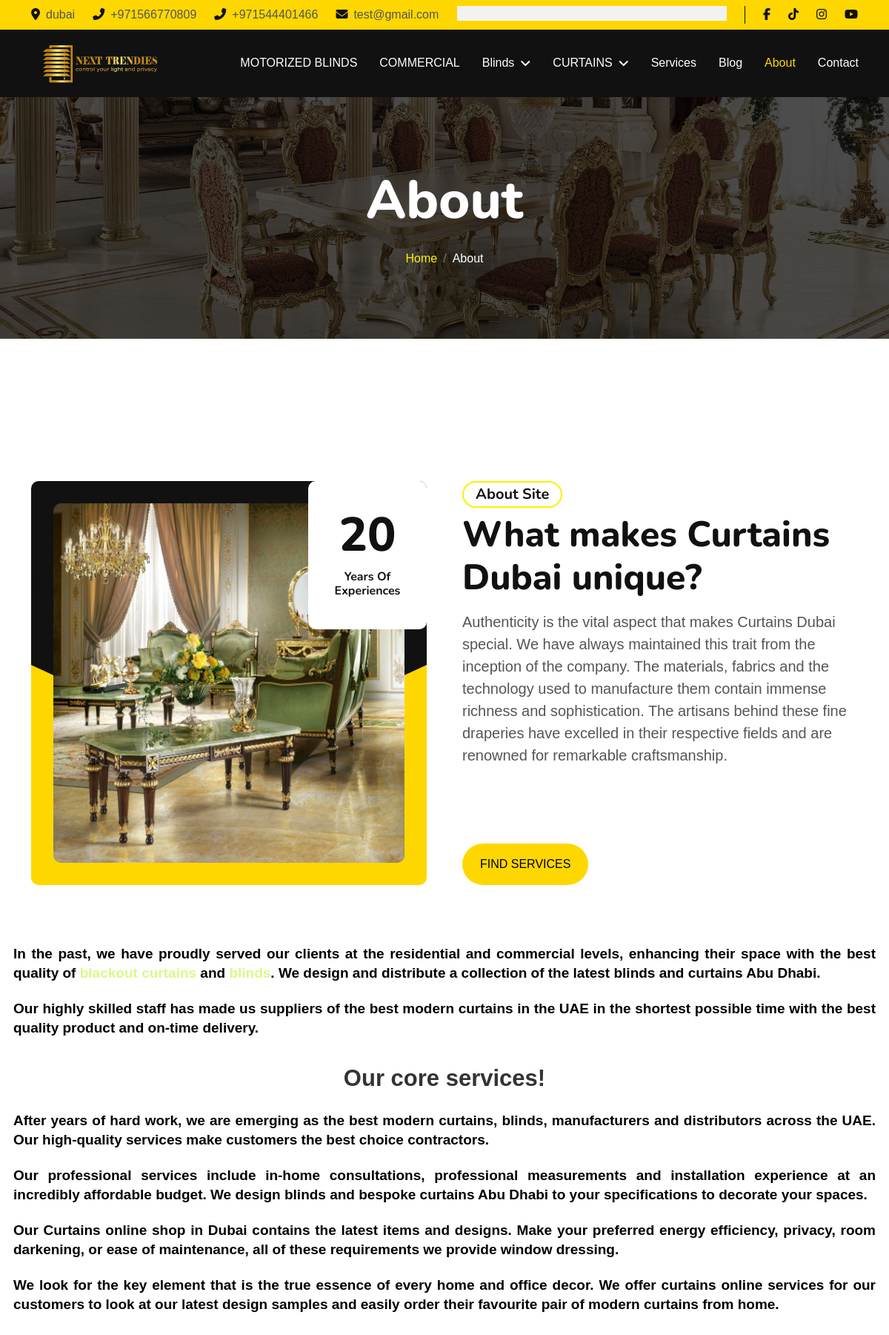
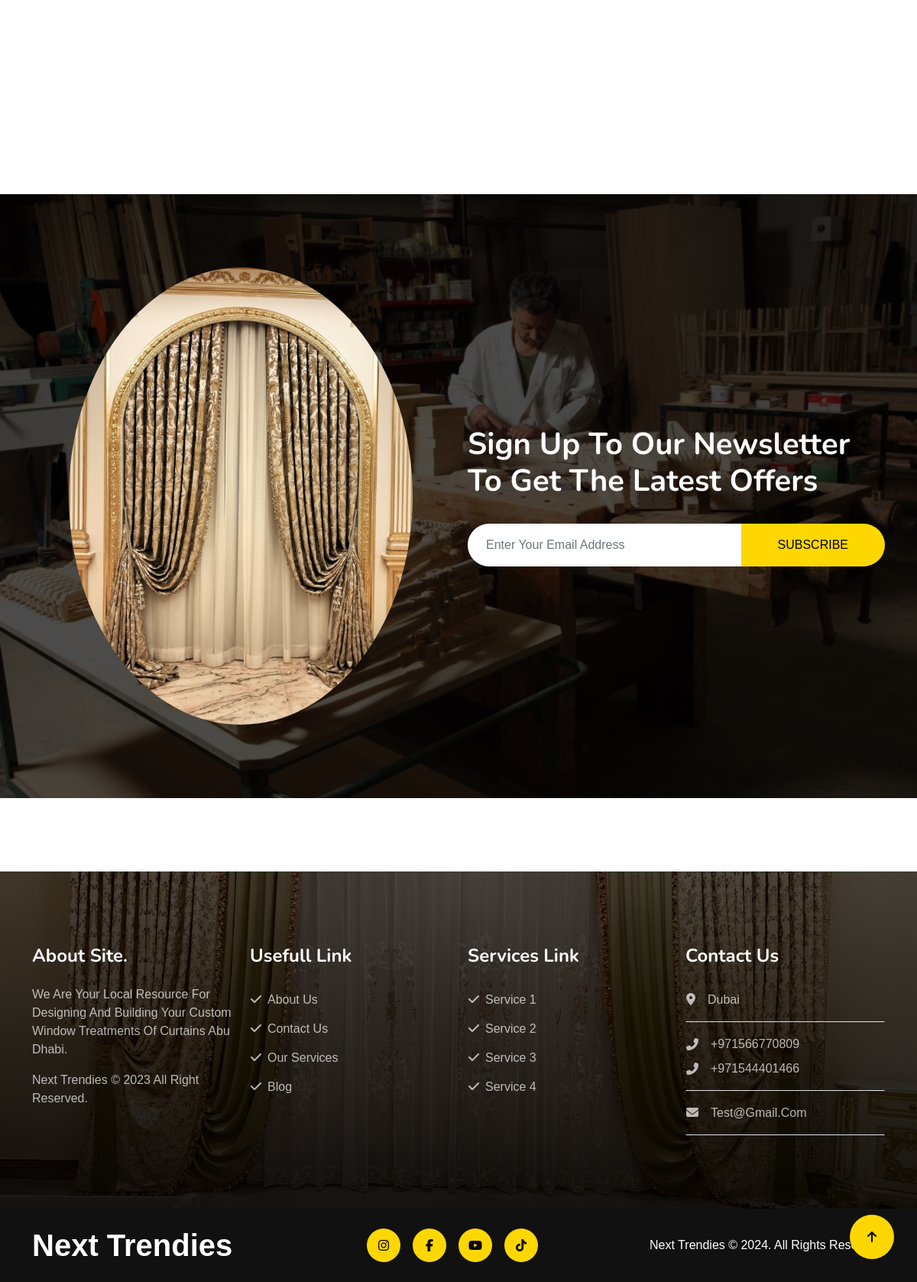
The page /about/ on the database its author committed (2 pictures, top to bottom).
### settings/models.py (models this page shows, shortened)
class Settings(models.Model):
    site_name = models.CharField( max_length=50)
    logo = models.ImageField( upload_to='setting/')
    phone1 = models.CharField( max_length=30)
    phone2 = models.CharField( max_length=30 , blank=True , null=True)
    email1 = models.EmailField( max_length=254)
    email2 = models.EmailField( max_length=254 ,blank=True , null=True)
    description = models.TextField(max_length=1000)
    fb_link = models.URLField( max_length=200)
    tiktok_link = models.URLField( max_length=200)
    instagram_link = models.URLField( max_length=200)
    youtube_link = models.URLField( max_length=200)
    address = models.CharField( max_length=50)
    views = models.PositiveIntegerField(default=0)
    class Meta:
        verbose_name = ("Info")
        verbose_name_plural = ("Info")

### about/models.py (models this page shows, shortened)
class About(models.Model):
    short_description = models.TextField(("description"),max_length=1000)
    description = models.TextField(("description"),max_length=100000)
    class Meta:
        verbose_name = ("About")
        verbose_name_plural = ("About")

### about/views.py (the view)
# urls.py: path('' , views.about , name='about'),
def about(request):
    about = About.objects.last()
    context = {
        'about':about
    }
    return render(request , 'about.html' , context)

### about/templates/about.html (shortened to what this page needs)
{% extends "base.html" %}
{% load static %}
{% block body %}
        <div class="container-fluid page-header py-5">
            <div class="container text-center py-5">
                <h1 class="display-2 text-white mb-4 animated slideInDown">About</h1>
                <nav aria-label="breadcrumb">
                    <ol class="breadcrumb justify-content-center mb-0 animated slideInDown">
                        <li class="breadcrumb-item"><a href="/">Home</a></li>
                        <li class="breadcrumb-item text-white" aria-current="page">About</li>
                    </ol>
                </nav>
            </div>
        </div>
         <div class="container-fluid py-5">
            <div class="container py-5">
                <div class="row g-5">
                    <div class="col-lg-6 col-md-12 wow fadeInUp" data-wow-delay=".3s">
                        <div class="about-img">
                            <img src="{% static 'img/7.jpg'%}" class="img-fluid h-100" alt="img">
                            <div class="bg-white experiences">
                                <h1 class="display-3">20</h1>
                                <h6 class="fw-bold">Years Of Experiences</h6>
                            </div>
                        </div>
                    </div>
                    <div class="col-lg-6 col-md-12 wow fadeInUp" data-wow-delay=".6s">
                        <div class="about-item overflow-hidden">
                            <h5 class="mb-2 px-3 py-1 text-dark rounded-pill d-inline-block border border-2 border-primary">About Site</h5>
                            <h1 class="display-5 mb-2">What makes Curtains Dubai unique?</h1>
                            <p class="fs-5" style="text-align: justify;">{{about.short_description|safe}}</p>
                            <a href="{% url 'services'%}" class="btn btn-primary border-0 rounded-pill px-4 py-3 mt-5">Find Services</a>
                        </div>
                    </div>
                    <p class="fs-5" style="text-align: justify;">
                        {{about.description|safe}}
                    </p>
                </div>
            </div>
        </div>
        <div class="container-fluid py-5 call-to-action wow fadeInUp" data-wow-delay=".3s" style="margin: 6rem 0;">
            <div class="container">
                <div class="row g-4">
                    <div class="col-lg-6">
                        <img src="{% static 'img/11.jpg'%}" class="img-fluid w-100 rounded-circle p-5" alt="">
                    </div>
                    <div class="col-lg-6 my-auto">
                        <div class="text-start mt-4">
                            <h1 class="pb-4 text-white">Sign Up To Our Newsletter To Get The Latest Offers</h1>
                        </div>
                        <form method="post" action="index.html">
                            <div class="form-group">
                                <div class="d-flex call-btn">
                                    <input type="search" class="form-control py-3 px-4 w-100 border-0 rounded-0 rounded-end rounded-pill" name="search-input" value="" placeholder="Enter Your Email Address" required="Please enter a valid email"/>
                                    <button type="email" value="Search Now!" class="btn btn-primary border-0 rounded-pill rounded rounded-start px-5">Subscribe</button>
                                </div>
                            </div>
                        </form>
                    </div>
                </div>
            </div>
        </div>
{% endblock body %}

### templates/base.html (shortened to what this page needs)
{% load static %}
<!DOCTYPE html>
<html lang="en">
<head>
    <link rel="stylesheet" href="https://use.fontawesome.com/releases/v5.15.4/css/all.css" />
    <link href="https://cdnjs.cloudflare.com/ajax/libs/font-awesome/5.10.0/css/all.min.css" rel="stylesheet">
    <link href="https://cdn.jsdelivr.net/npm/bootstrap-icons@1.4.1/font/bootstrap-icons.css" rel="stylesheet">
    <link href="{% static 'lib/animate/animate.min.css'%}" rel="stylesheet">
    <link href="{% static 'lib/owlcarousel/assets/owl.carousel.min.css'%}" rel="stylesheet">
    <link href="{% static 'css/bootstrap.min.css'%}" rel="stylesheet">
    <link href="{% static 'css/all.min.css'%}" rel="stylesheet">
    <link href="{% static 'css/style.css'%}" rel="stylesheet">
</head>
<body>
    <div class="container-fluid topbar-top bg-primary">
        <div class="container">
            <div class="d-flex justify-content-between topbar py-2">
                <div class="d-flex align-items-center flex-shrink-0 topbar-info">
                    <a href="#" class="me-4 text-secondary"><i
                            class="fas fa-map-marker-alt me-2 text-dark"></i>{{myfooter.address}}</a>
                    <a href="#" class="me-4 text-secondary"><i
                            class="fas fa-phone-alt me-2 text-dark"></i>{{myfooter.phone1}}</a>
                    <a href="#" class="me-4 text-secondary"><i
                            class="fas fa-phone-alt me-2 text-dark"></i>{{myfooter.phone2}}</a>
                    <a href="#" class="text-secondary"><i
                            class="fas fa-envelope me-2 text-dark"></i>{{myfooter.email1}}</a>
                </div>
                <div class="text-end pe-4 me-4 border-end border-dark search-btn">
                    <div class="search-form">
                    </div>
                </div>
                <div class="d-flex align-items-center justify-content-center topbar-icon">
                    <a href="{{myfooter.fb_link}}" class="me-4"><i class="fab fa-facebook-f text-dark"></i></a>
                    <a href="{{myfooter.tiktok_link}}" class="me-4"><i class="fa-brands fa-tiktok text-dark"></i></a>
                    <a href="{{myfooter.instagram_link}}" class="me-4"><i class="fab fa-instagram text-dark"></i></a>
                    <a href="{{myfooter.youtube_link}}" class=""><i class="fa-brands fa-youtube text-dark"></i></a>
                </div>
            </div>
        </div>
    </div>
    <div class="container-fluid bg-dark">
        <div class="container">
            <nav class="navbar navbar-dark navbar-expand-lg py-lg-0">
                <a href="/" class="navbar-brand">
                    <img class="logo-style" src="{{myfooter.logo.url}}">
                </a>
                <div class="collapse navbar-collapse me-n3" id="navbarCollapse">
                    <div class="navbar-nav ms-auto">
                        <a href="{% url 'motorizedblinds'%}"
                            class="nav-item nav-link {% if request.path == '/products/motorizedblind/' %}active{% endif %} ">MOTORIZED
                            BLINDS</a>
                        <a href="{% url 'commercial_list'%}"
                            class="nav-item nav-link {% if request.path == '/products/commercial/' %}active{% endif %} ">COMMERCIAL</a>
                        <div class="nav-item dropdown">
                            <a href="{% url 'blinds_list'%}"
                                class="nav-link {% if request.path == '/products/blinds/' %}active{% endif %} dropdown-toggle"
                                data-bs-toggle="dropdown">Blinds</a>
                        </div>
                        <div class="nav-item dropdown">
                            <a href="{% url 'curtains_list'%}"
                                class="nav-link {% if request.path == '/products/curtains/' %}active{% endif %} dropdown-toggle"
                                data-bs-toggle="dropdown">CURTAINS</a>
                        </div>
                        <a href="{% url 'services'%}"
                            class="nav-item nav-link {% if request.path == '/services/' %}active{% endif %}">Services</a>
                        <a href="{% url 'post_list'%}"
                            class="nav-item nav-link {% if request.path == '/blog/' %}active{% endif %}">Blog</a>
                        <a href="{% url 'about'%}"
                            class="nav-item nav-link {% if request.path == '/about/' %}active{% endif %}">About</a>
                        <a href="{% url 'contact'%}"
                            class="nav-item nav-link {% if request.path == '/contact/' %}active{% endif %}">Contact</a>
                    </div>
                </div>
            </nav>
        </div>
    </div>
    {% block body %}
    {% endblock body %}
    <div class="container-fluid footer py-5 wow fadeIn" data-wow-delay=".3s">
        <div class="container py-5">
            <div class="row g-4 footer-inner">
                <div class="col-lg-3 col-md-6">
                    <div class="footer-item">
                        <h4 class="text-white fw-bold mb-4">About Site.</h4>
                        <p>{{myfooter.description}}</p>
                        <p class="mb-0"><a class="" href="/">{{myfooter.site_name}} </a> &copy; 2023 All Right Reserved.</p>
                    </div>
                </div>
                <div class="col-lg-3 col-md-6">
                    <div class="footer-item">
                        <h4 class="text-white fw-bold mb-4">Usefull Link</h4>
                        <div class="d-flex flex-column align-items-start">
                            <a class="btn btn-link ps-0" href="{% url 'about'%}"><i class="fa fa-check me-2"></i>About Us</a>
                            <a class="btn btn-link ps-0" href="{% url 'contact'%}"><i class="fa fa-check me-2"></i>Contact Us</a>
                            <a class="btn btn-link ps-0" href="{% url 'services'%}"><i class="fa fa-check me-2"></i>Our Services</a>
                            <a class="btn btn-link ps-0" href=""><i class="fa fa-check me-2"></i>Blog</a>
                        </div>
                    </div>
                </div>
                <div class="col-lg-3 col-md-6">
                    <div class="footer-item">
                        <h4 class="text-white fw-bold mb-4">Services Link</h4>
                        <div class="d-flex flex-column align-items-start">
                            <a class="btn btn-link ps-0" href=""><i class="fa fa-check me-2"></i>Service 1</a>
                            <a class="btn btn-link ps-0" href=""><i class="fa fa-check me-2"></i>Service 2</a>
                            <a class="btn btn-link ps-0" href=""><i class="fa fa-check me-2"></i>Service 3</a>
                            <a class="btn btn-link ps-0" href=""><i class="fa fa-check me-2"></i>Service 4</a>
                        </div>
                    </div>
                </div>
                <div class="col-lg-3 col-md-6">
                    <div class="footer-item">
                        <h4 class="text-white fw-bold mb-4">Contact Us</h4>
                        <a href="" class="btn btn-link w-100 text-start ps-0 pb-3 border-bottom rounded-0"><i
                                class="fa fa-map-marker-alt me-3"></i>{{myfooter.address}}</a>
                        <a href="" class="btn btn-link w-100 text-start ps-0 py-3 border-bottom rounded-0">
                            <div class="d-flex flex-column">
                                <div class="d-flex align-items-center mb-2">
                                    <i class="fa fa-phone-alt me-3"></i>{{ myfooter.phone1 }}
                                </div>
                                <div class="d-flex align-items-center">
                                    <i class="fa fa-phone-alt me-3"></i>{{ myfooter.phone2 }}
                                </div>
                            </div>
                        </a>
                        <a href="" class="btn btn-link w-100 text-start ps-0 py-3 border-bottom rounded-0"><i
                                class="fa fa-envelope me-3"></i>{{myfooter.email1}}</a>
                    </div>
                </div>
            </div>
        </div>
    </div>
    <div class="container-fluid copyright bg-dark py-4">
        <div class="container">
            <div class="row">
                <div class="col-md-4 text-center text-md-start mb-3 mb-md-0">
                    <a href="/" class="text-primary mb-0 display-6"><span
                            class="text-white">{{myfooter.site_name}}</span></a>
                </div>
                <div class="col-md-4 copyright-btn text-center text-md-start mb-3 mb-md-0 flex-shrink-0">
                    <a class="btn btn-primary rounded-circle me-3 copyright-icon" href="{{myfooter.instagram_link}}"><i
                            class="fab fa-instagram"></i></a>
                    <a class="btn btn-primary rounded-circle me-3 copyright-icon" href="{{myfooter.fb_link}}"><i
                            class="fab fa-facebook-f"></i></a>
                    <a class="btn btn-primary rounded-circle me-3 copyright-icon" href="{{myfooter.youtube_link}}"><i
                            class="fab fa-youtube"></i></a>
                    <a class="btn btn-primary rounded-circle me-3 copyright-icon" href="{{myfooter.tiktok_link}}"><i
                            class="fab fa-tiktok"></i></a>
                </div>
                <div class="col-md-4 my-auto text-center text-md-end text-white">
                    {{myfooter.site_name}} © 2024. All Rights Reserved.
                </div>
            </div>
        </div>
    </div>
    <a href="#" class="btn btn-primary rounded-circle border-3 back-to-top"><i class="fa fa-arrow-up"></i></a>
</body>
</html>

### rows shown on the page
Settings: address "dubai", phone1 "+971566770809", phone2 "+971544401466", email1 "test@gmail.com", logo (picture), description "We Are Your Local Resource For Designing And Building Your Custom Window Treatments Of Curtains Abu Dhabi.", site_name "Next Trendies", address "Dubai", email1 "Test@gmail.com"
About: short_description "Authenticity is the vital aspect that makes Curtains Dubai special. We have always maintained this trait from the inception of the company. The materials, fabrics and the technology used to manufacture them contain immense richness and sophistication. The artisans behind these fine draperies have excelled in their respective fields and are renowned for remarkable craftsmanship.", description "In the past, we have proudly served our clients at the residential and commercial levels, enhancing their space with the best quality of blackout curtains and blinds . We design and distribute a collection of the latest blinds and curtains Abu Dhabi. Our highly skilled staff has made us suppliers of the best modern curtains in the UAE in the shortest possible time with the best quality product and on-time delivery. Our core services! After years of hard work, we are emerging as the best modern curtains, blinds, manufacturers and distributors across the UAE. Our high-quality services make customers the best choice contractors. Our professional services include in-home consultations,…"
